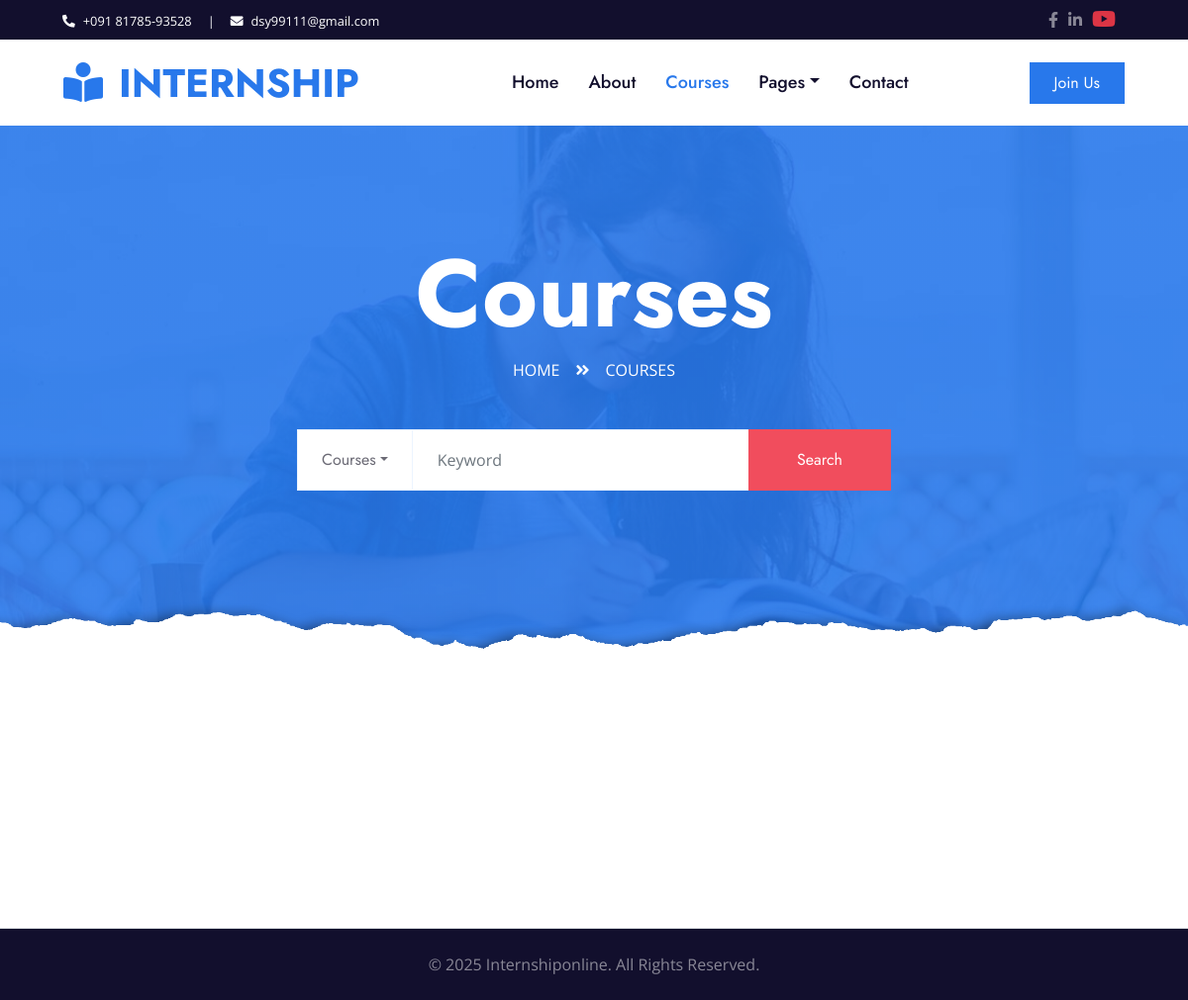
Page /courses/ on the earlier database version.
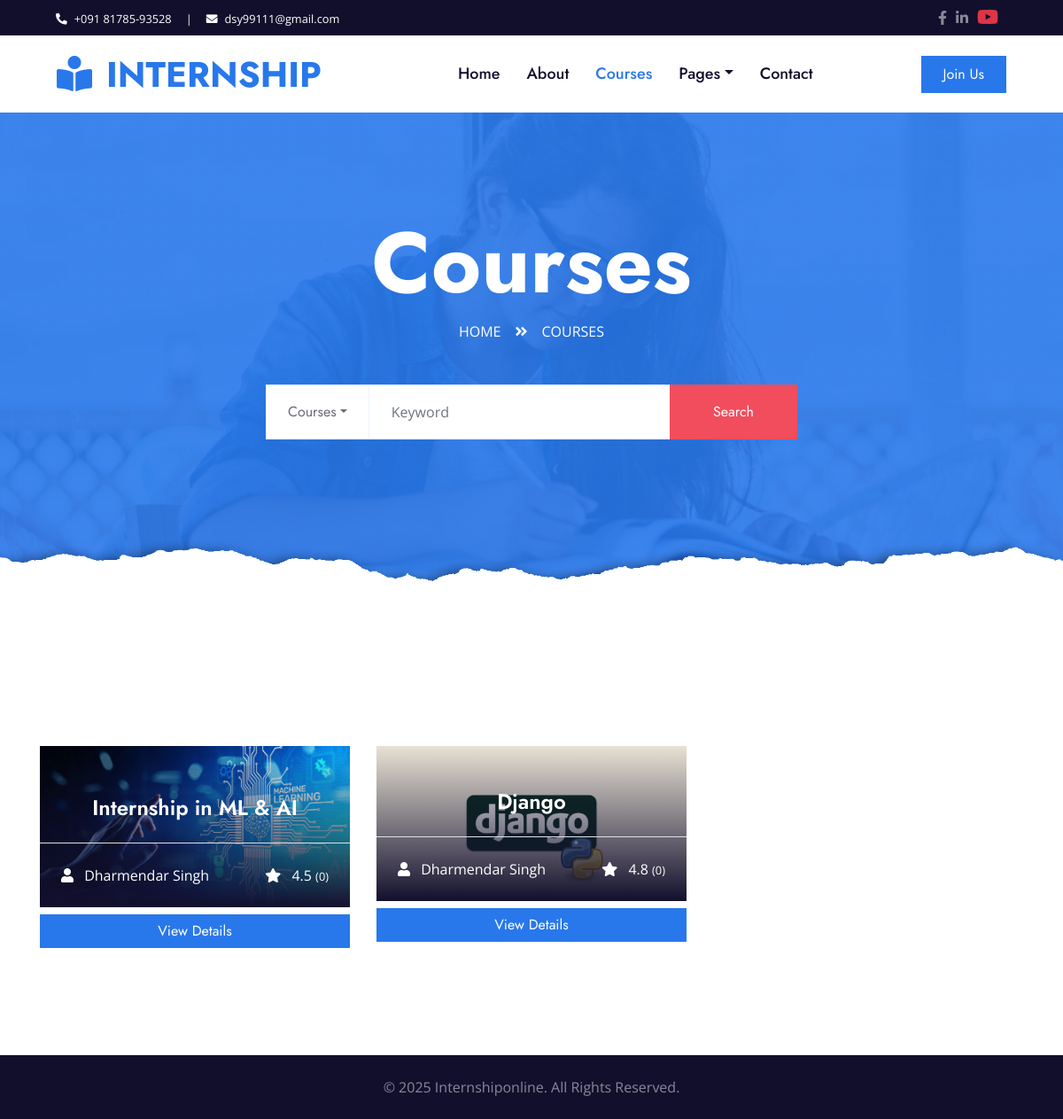
Same page on the later database version.
### internshipmain/models.py (models this page shows, shortened)
class Course(models.Model):
    title = models.CharField(max_length=255)
    description = models.TextField()
    image = models.ImageField(upload_to="courses/", blank=True, null=True)
    instructor = models.CharField(max_length=200)
    rating = models.FloatField(default=0.0)
    reviews_count = models.IntegerField(default=0)
    language = models.CharField(max_length=50, default="English")
    price = models.DecimalField(max_digits=8, decimal_places=2)
    category = models.CharField(max_length=100, default="General")  # For related courses

### internshipmain/views.py (the view)
# urls.py: path('courses/', views.courses, name='courses'),
def courses(request):
    q = request.GET.get("q")
    if q:
        all_courses = Course.objects.filter(
            Q(title__icontains=q) |
            Q(description__icontains=q) |
            Q(category__icontains=q) |
            Q(language__icontains=q)
        )
    else:
        all_courses = Course.objects.all()
    return render(request, "internshipmain/course.html", {
        "courses": all_courses,
        "query": q,
    })

### internshipmain/templates/internshipmain/course.html (shortened to what this page needs)
{% load static %}
<!DOCTYPE html>
<html lang="en">
<head>
    <link href="https://cdnjs.cloudflare.com/ajax/libs/font-awesome/5.10.0/css/all.min.css" rel="stylesheet">
    <link href="{% static 'lib/owlcarousel/assets/owl.carousel.min.css' %}" rel="stylesheet">
    <link href="{% static 'css/style.css' %}" rel="stylesheet">
</head>
<body>
    <div class="container-fluid bg-dark">
        <div class="row py-2 px-lg-5">
            <div class="col-lg-6 text-center text-lg-left mb-2 mb-lg-0">
                <div class="d-inline-flex align-items-center text-white">
                    <small><i class="fa fa-phone-alt mr-2"></i>+091 81785-93528</small>
                    <small class="px-3">|</small>
                    <small><i class="fa fa-envelope mr-2"></i>dsy99111@gmail.com</small>
                </div>
            </div>
            <div class="col-lg-6 text-center text-lg-right">
                <div class="d-inline-flex align-items-center">
                  <a href="https://www.facebook.com/profile.php?id=100067208660401"
   style="margin-right:10px; display:inline-block;"
   class="text-white-50">
    <i class="fab fa-facebook-f"></i>
</a>
<a href="https://www.linkedin.com/in/dharmender-singh-87997899/"
   style="margin-right:10px; display:inline-block;"
   class="text-white-50">
    <i class="fab fa-linkedin-in"></i>
</a>
<a href="https://www.youtube.com/@codewithdharm"
   target="_blank"
   style="margin-right:10px; display:inline-block;"
   class="text-danger">
    <i class="fab fa-youtube fa-lg"></i>
</a>
                </div>
            </div>
        </div>
    </div>
    <div class="container-fluid p-0">
        <nav class="navbar navbar-expand-lg bg-white navbar-light py-3 py-lg-0 px-lg-5">
            <a href="{% url 'home' %}" class="navbar-brand ml-lg-3">
                <h1 class="m-0 text-uppercase text-primary">
                    <i class="fa fa-book-reader mr-3"></i>Internship
                </h1>
            </a>
            <div class="collapse navbar-collapse justify-content-between px-lg-3" id="navbarCollapse">
                <div class="navbar-nav mx-auto py-0">
                    <a href="{% url 'home' %}" class="nav-item nav-link">Home</a>
                    <a href="{% url 'about' %}" class="nav-item nav-link">About</a>
                    <a href="{% url 'courses' %}" class="nav-item nav-link active">Courses</a>
                    <div class="nav-item dropdown">
                        <a href="#" class="nav-link dropdown-toggle" data-toggle="dropdown">Pages</a>
                    </div>
                    <a href="{% url 'contact' %}" class="nav-item nav-link">Contact</a>
                </div>
                <a href="https://www.codecademyonline.com/register/" class="btn btn-primary py-2 px-4 d-none d-lg-block">Join Us</a>
            </div>
        </nav>
    </div>
    <div class="jumbotron jumbotron-fluid page-header position-relative overlay-bottom" style="margin-bottom: 90px;">
        <div class="container text-center py-5">
            <h1 class="text-white display-1">Courses</h1>
            <div class="d-inline-flex text-white mb-5">
                <p class="m-0 text-uppercase"><a class="text-white" href="{% url 'home' %}">Home</a></p>
                <i class="fa fa-angle-double-right pt-1 px-3"></i>
                <p class="m-0 text-uppercase">Courses</p>
            </div>
            <div class="mx-auto mb-5" style="width: 100%; max-width: 600px;">
                <div class="input-group">
                    <div class="input-group-prepend">
                        <button class="btn btn-outline-light bg-white text-body px-4 dropdown-toggle" type="button"
                            data-toggle="dropdown" aria-haspopup="true" aria-expanded="false">Courses</button>
                    </div>
                    <input type="text" class="form-control border-light" style="padding: 30px 25px;" placeholder="Keyword">
                    <div class="input-group-append">
                        <button class="btn btn-secondary px-4 px-lg-5">Search</button>
                    </div>
                </div>
            </div>
        </div>
    </div>
    <div class="container-fluid py-5">
        <div class="container py-5">
           <div class="row">
    {% for course in courses %}
    <div class="col-lg-4 col-md-6 mb-4">
        <div class="courses-list-item position-relative d-block overflow-hidden">
            {% if course.image %}
            <img class="img-fluid" src="{{ course.image.url }}" alt="{{ course.title }}">
            {% else %}
            <img class="img-fluid" src="{% static 'img/default-course.jpg' %}" alt="default">
            {% endif %}
            <div class="courses-text">
                <h4 class="text-center text-white px-3">{{ course.title }}</h4>
                <div class="border-top w-100 mt-3">
                    <div class="d-flex justify-content-between p-4">
                        <span class="text-white">
                            <i class="fa fa-user mr-2"></i> {{ course.instructor }}
                        </span>
                        <span class="text-white">
                            <i class="fa fa-star mr-2"></i> {{ course.rating }}
                            <small>({{ course.reviews_count }})</small>
                        </span>
                    </div>
                </div>
            </div>
        </div>
        <a class="btn btn-primary w-100 mt-2" href="{% url 'course_detail' course.id %}">
            View Details
        </a>
    </div>
    {% endfor %}
</div>
        </div>
    </div>
    {% include 'partials/footer.html' %}
</body>
</html>

### internshipmain/templates/partials/footer.html
<div class="container-fluid bg-dark text-white-50 border-top py-4">
    <div class="container text-center">
        <p class="m-0">© 2025 Internshiponline. All Rights Reserved.</p>
    </div>
</div>

Differences in the rows shown:
added Course: image (picture), title "Internship in ML & AI", instructor "Dharmendar Singh", rating "4.5", reviews_count "0"
added Course: image (picture), title "Django", instructor "Dharmendar Singh", rating "4.8", reviews_count "0"
